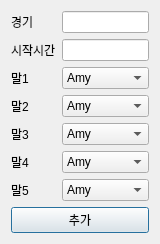
<?xml version="1.0" encoding="UTF-8"?>
<ui version="4.0">
 <class>Dialog</class>
 <widget class="QDialog" name="Dialog">
  <property name="geometry">
   <rect>
    <x>0</x>
    <y>0</y>
    <width>160</width>
    <height>202</height>
   </rect>
  </property>
  <property name="windowTitle">
   <string>Dialog</string>
  </property>
  <layout class="QGridLayout" name="gridLayout">
   <item row="0" column="0">
    <layout class="QFormLayout" name="formLayout">
     <item row="0" column="0">
      <widget class="QLabel" name="label">
       <property name="text">
        <string>경기</string>
       </property>
      </widget>
     </item>
     <item row="0" column="1">
      <widget class="QLineEdit" name="lineEdit"/>
     </item>
     <item row="1" column="0">
      <widget class="QLabel" name="label_2">
       <property name="text">
        <string>시작시간</string>
       </property>
      </widget>
     </item>
     <item row="1" column="1">
      <widget class="QLineEdit" name="lineEdit_2"/>
     </item>
     <item row="2" column="0">
      <widget class="QLabel" name="label_3">
       <property name="text">
        <string>말1</string>
       </property>
      </widget>
     </item>
     <item row="2" column="1">
      <widget class="QComboBox" name="comboBox">
       <item>
        <property name="text">
         <string>Amy</string>
        </property>
       </item>
       <item>
        <property name="text">
         <string>Banana</string>
        </property>
       </item>
       <item>
        <property name="text">
         <string>Chalie</string>
        </property>
       </item>
       <item>
        <property name="text">
         <string>Delta</string>
        </property>
       </item>
       <item>
        <property name="text">
         <string>Echo</string>
        </property>
       </item>
      </widget>
     </item>
     <item row="3" column="0">
      <widget class="QLabel" name="label_4">
       <property name="text">
        <string>말2</string>
       </property>
      </widget>
     </item>
     <item row="4" column="0">
      <widget class="QLabel" name="label_6">
       <property name="text">
        <string>말3</string>
       </property>
      </widget>
     </item>
     <item row="5" column="0">
      <widget class="QLabel" name="label_5">
       <property name="text">
        <string>말4</string>
       </property>
      </widget>
     </item>
     <item row="6" column="0">
      <widget class="QLabel" name="label_7">
       <property name="text">
        <string>말5</string>
       </property>
      </widget>
     </item>
     <item row="3" column="1">
      <widget class="QComboBox" name="comboBox_2">
       <item>
        <property name="text">
         <string>Amy</string>
        </property>
       </item>
       <item>
        <property name="text">
         <string>Banana</string>
        </property>
       </item>
       <item>
        <property name="text">
         <string>Chalie</string>
        </property>
       </item>
       <item>
        <property name="text">
         <string>Delta</string>
        </property>
       </item>
       <item>
        <property name="text">
         <string>Echo</string>
        </property>
       </item>
      </widget>
     </item>
     <item row="6" column="1">
      <widget class="QComboBox" name="comboBox_3">
       <item>
        <property name="text">
         <string>Amy</string>
        </property>
       </item>
       <item>
        <property name="text">
         <string>Banana</string>
        </property>
       </item>
       <item>
        <property name="text">
         <string>Chalie</string>
        </property>
       </item>
       <item>
        <property name="text">
         <string>Delta</string>
        </property>
       </item>
       <item>
        <property name="text">
         <string>Echo</string>
        </property>
       </item>
      </widget>
     </item>
     <item row="4" column="1">
      <widget class="QComboBox" name="comboBox_4">
       <item>
        <property name="text">
         <string>Amy</string>
        </property>
       </item>
       <item>
        <property name="text">
         <string>Banana</string>
        </property>
       </item>
       <item>
        <property name="text">
         <string>Chalie</string>
        </property>
       </item>
       <item>
        <property name="text">
         <string>Delta</string>
        </property>
       </item>
       <item>
        <property name="text">
         <string>Echo</string>
        </property>
       </item>
      </widget>
     </item>
     <item row="5" column="1">
      <widget class="QComboBox" name="comboBox_5">
       <item>
        <property name="text">
         <string>Amy</string>
        </property>
       </item>
       <item>
        <property name="text">
         <string>Banana</string>
        </property>
       </item>
       <item>
        <property name="text">
         <string>Chalie</string>
        </property>
       </item>
       <item>
        <property name="text">
         <string>Delta</string>
        </property>
       </item>
       <item>
        <property name="text">
         <string>Echo</string>
        </property>
       </item>
      </widget>
     </item>
    </layout>
   </item>
   <item row="1" column="0">
    <widget class="QPushButton" name="pushButton">
     <property name="text">
      <string>추가</string>
     </property>
    </widget>
   </item>
  </layout>
 </widget>
 <resources/>
 <connections/>
</ui>
